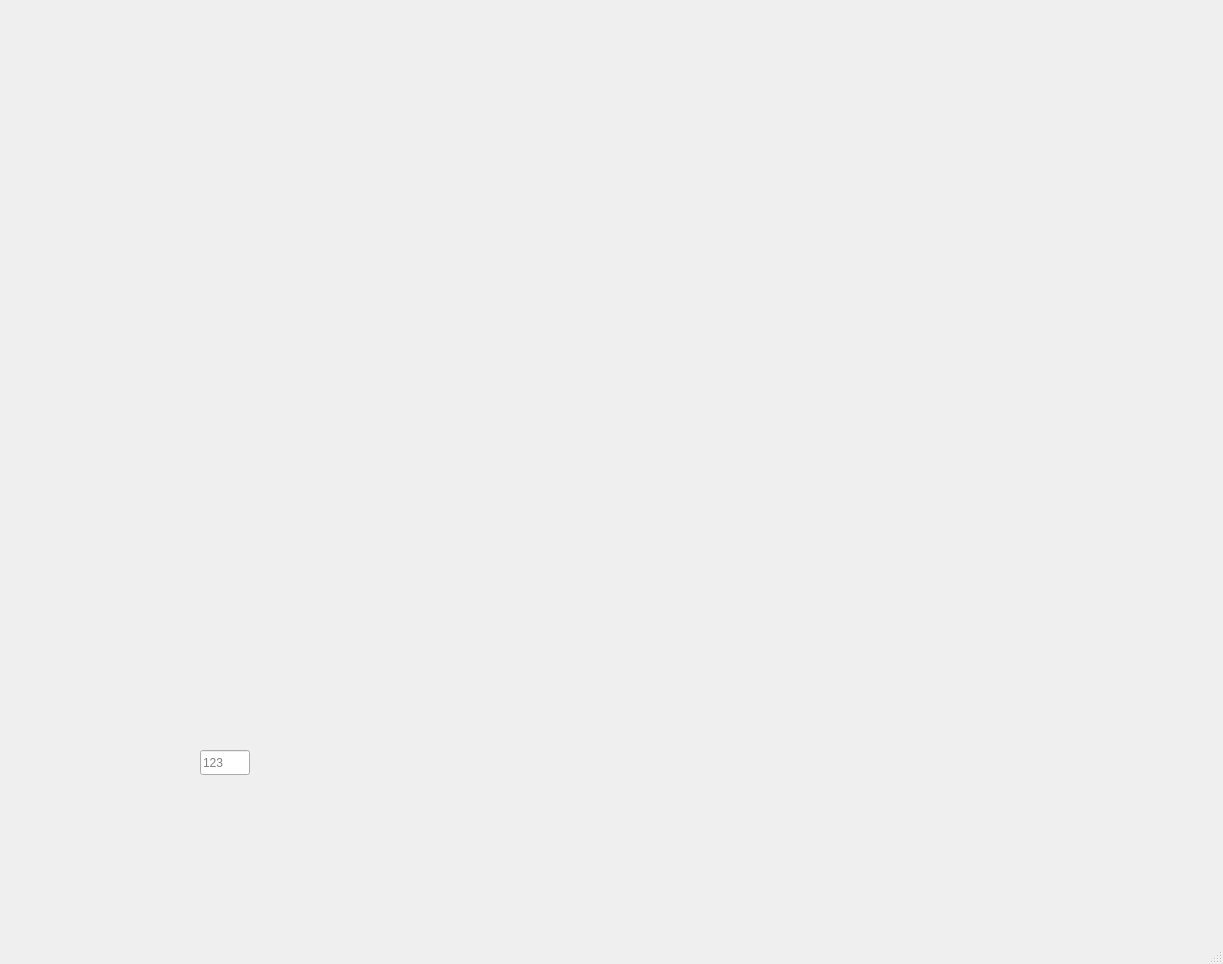
<?xml version="1.0" encoding="UTF-8"?>
<ui version="4.0">
 <class>MainWindow</class>
 <widget class="QMainWindow" name="MainWindow">
  <property name="geometry">
   <rect>
    <x>0</x>
    <y>0</y>
    <width>1223</width>
    <height>964</height>
   </rect>
  </property>
  <property name="windowTitle">
   <string>MainWindow</string>
  </property>
  <widget class="QWidget" name="centralwidget">
   <widget class="QLineEdit" name="txtID">
    <property name="geometry">
     <rect>
      <x>200</x>
      <y>750</y>
      <width>50</width>
      <height>25</height>
     </rect>
    </property>
    <property name="placeholderText">
     <string>123</string>
    </property>
   </widget>
  </widget>
  <widget class="QMenuBar" name="menubar">
   <property name="geometry">
    <rect>
     <x>0</x>
     <y>0</y>
     <width>1223</width>
     <height>21</height>
    </rect>
   </property>
  </widget>
  <widget class="QStatusBar" name="statusbar"/>
 </widget>
 <resources/>
 <connections/>
</ui>
